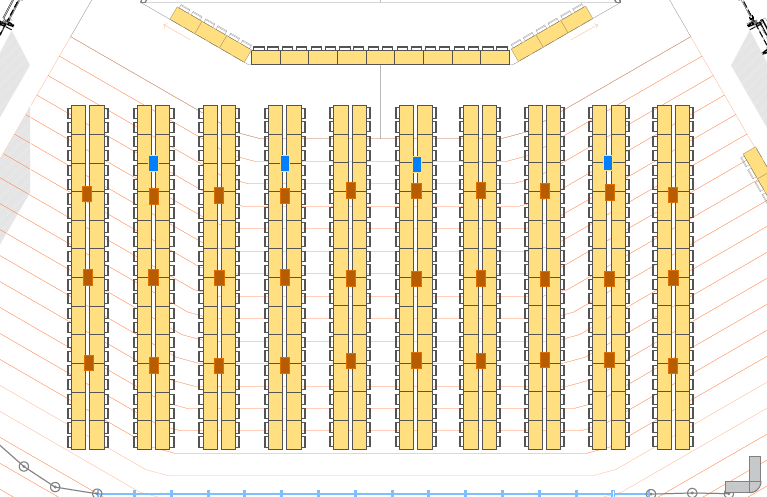
#> input picture python3/PlanP32_approuve_placement.png, 767 x 497 px
$ python test.py
#> lines starting #> are read from the running program, lines starting #| are printed output that depends on the picture
from PIL import Image
import numpy as np
from skimage import measure

img = Image.open("PlanP32_approuve_placement.png")
#> img is the input picture: PIL image 767x497 RGBA; mean R, G, B, A 238.9, 229.1, 204.6, 255

img = np.array(img.getdata()).reshape(img.size[0], img.size[1], 4)
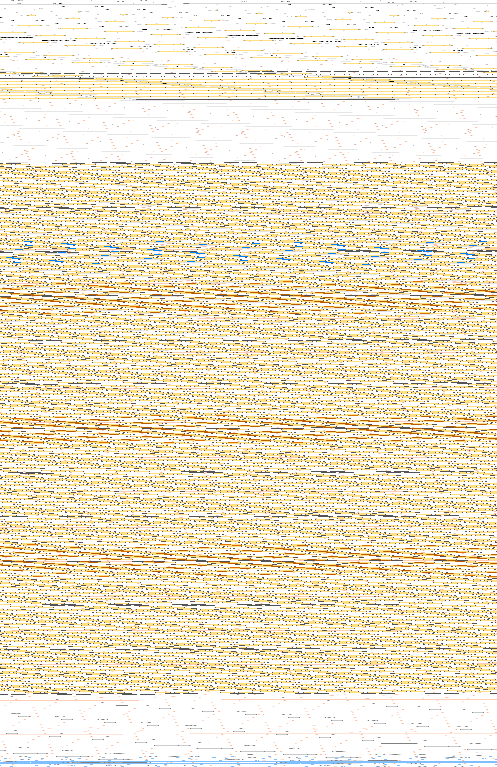
#> img: shape (767, 497, 4) int64; mean R, G, B, A 238.9, 229.1, 204.6, 255

tab = []

r = 0
g = 1
b = 2

r_query = 255
g_query = 223
b_query = 127

tab = np.where((img[:,:,r] == r_query) & (img[:,:,g] == g_query) & (img[:,:,b] == b_query))
#> tab = 91263 positions, rows 11 to 692, columns 0 to 496
print(len(tab[0]))
#| 91263
